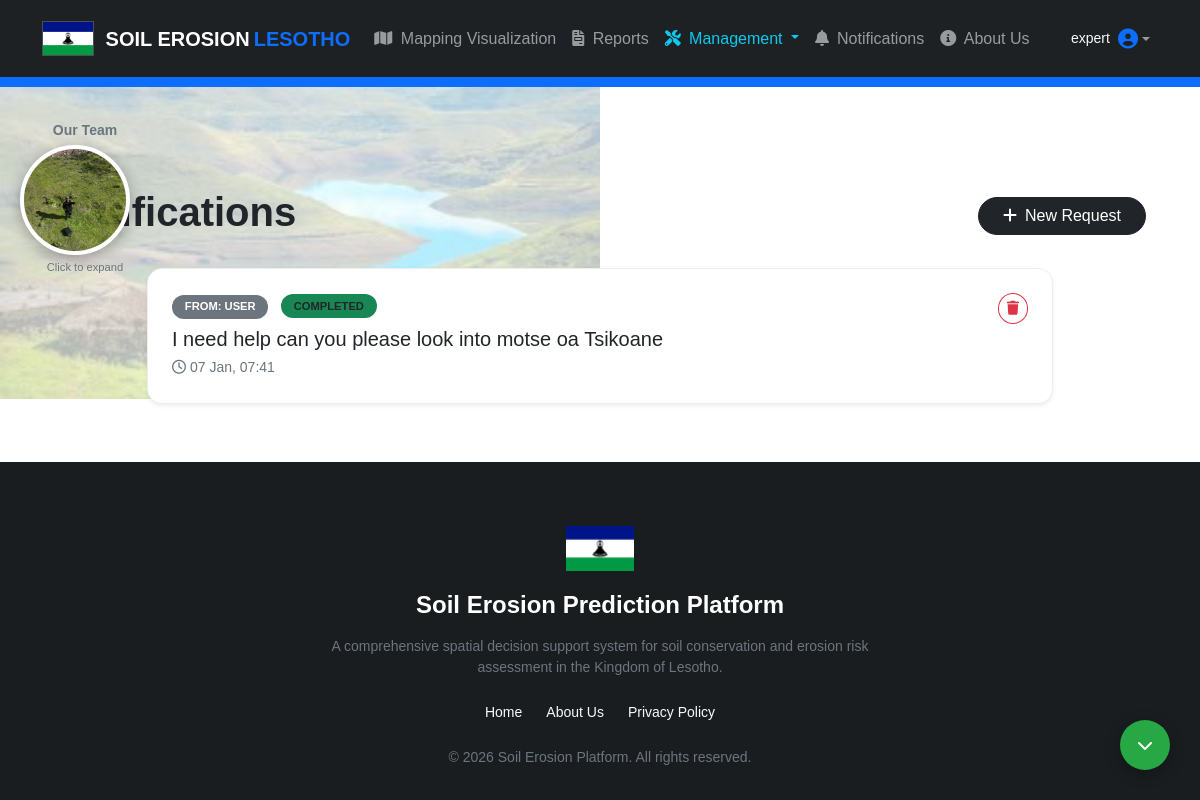
Screenshot of /notifications (signed in) with the database file from the repository.
### app.py (models this page shows)
class Notification(db.Model):
    id = db.Column(db.Integer, primary_key=True)
    sender_id = db.Column(db.Integer, db.ForeignKey('user.id'))
    recipient_role = db.Column(db.String(20))
    content = db.Column(db.Text, nullable=False)
    is_read = db.Column(db.Boolean, default=False)
    is_completed = db.Column(db.Boolean, default=False)
    timestamp = db.Column(db.DateTime, default=datetime.utcnow)
    sender = db.relationship('User', backref='sent_notifications')

class User(db.Model):
    id = db.Column(db.Integer, primary_key=True)
    username = db.Column(db.String(80), unique=True, nullable=False)
    email = db.Column(db.String(120), unique=True, nullable=False) # New Column
    password = db.Column(db.String(200), nullable=False)
    role = db.Column(db.String(20), nullable=False, default='user')

### app.py (the view, shortened to what this page needs)
@app.route('/notifications', methods=['GET', 'POST'])
def notifications():
    logged_in = session.get('logged_in', False)
    if not session.get('logged_in'):
        return redirect(url_for('login'))
    user_id = session.get('user_id')
    role = session.get('role')
    username = session.get('username')
    if role == 'admin':
        notifs = Notification.query.filter(
            (Notification.recipient_role == 'admin') | (Notification.sender_id == user_id)
        ).order_by(Notification.timestamp.desc()).all()
    elif role == 'expert':
        notifs = Notification.query.filter(
            (Notification.recipient_role == 'expert') | (Notification.sender_id == user_id)
        ).order_by(Notification.timestamp.desc()).all()
    else:
        notifs = Notification.query.filter_by(sender_id=user_id).order_by(Notification.timestamp.desc()).all()
    for n in notifs:
        if not n.is_read:
            if n.recipient_role == role or (n.sender_id == user_id and n.is_completed):
                n.is_read = True
    db.session.commit()
    unread_count = len([n for n in notifs if not n.is_read])
    return render_template('notifications.html',
                           notifications=notifs,
                           role=role,
                           user_id=user_id,
                           logged_in=logged_in,
                           unread_count=unread_count,
                           username=username)

### app.py (called while the page is built)
@app.context_processor
def inject_notif_count():
    if session.get('logged_in'):
        role = session.get('role')
        user_id = session.get('user_id')
        count = Notification.query.filter(
            ((Notification.recipient_role == role) | (Notification.sender_id == user_id)),
            (Notification.is_read == False)
        ).count()
        return dict(unread_count=count)
    return dict(unread_count=0)

### templates/notifications.html (shortened to what this page needs)
{% extends "base.html" %}
{% block content %}
<div class="container py-5">
    <div class="d-flex justify-content-between align-items-center mb-4">
        <h1 class="fw-bold">Notifications
        </h1>
        {% if role != 'admin' %}
        <button class="btn btn-dark rounded-pill px-4" data-bs-toggle="modal" data-bs-target="#requestModal">
            <i class="fas fa-plus me-2"></i>New Request
        </button>
        {% endif %}
    </div>
    <div class="row">
        <div class="col-lg-10 mx-auto">
            {% for n in notifications | sort(attribute='timestamp', reverse=True) %}
            <div class="notif-card notif-box shadow-sm {% if not n.is_read %}unread-border{% endif %}">
                <div class="d-flex justify-content-between align-items-start">
                    <div class="flex-grow-1">
                        <div class="mb-2">
                            {% if n.sender_id == user_id %}
                                <span class="badge bg-info text-dark status-badge">Sent by Me</span>
                            {% else %}
                                <span class="badge bg-secondary status-badge">From: {{ n.sender.username }}</span>
                            {% endif %}
                            <span class="ms-2 status-badge {% if n.is_completed %}bg-success{% else %}bg-warning text-dark{% endif %}">
                                {{ 'Completed' if n.is_completed else 'Pending' }}
                            </span>
                        </div>
                        <h5 class="text-dark mb-1">{{ n.content | safe }}</h5>
                        <small class="text-muted">
                            <i class="far fa-clock me-1"></i>{{ n.timestamp.strftime('%d %b, %H:%M') }}
                        </small>
                    </div>
                    <div class="ms-3 d-flex gap-2">
                        {% if role == 'admin' or (role == 'expert' and (n.sender_id == user_id or n.recipient_role == 'expert')) %}
                        <form method="POST" onsubmit="return confirm('Delete this notification?');">
                            <button type="submit" class="btn btn-sm btn-outline-danger rounded-circle">
                                <i class="fas fa-trash"></i>
                            </button>
                        </form>
                        {% endif %}
                    </div>
                </div>
            </div>
            {% else %}
            <div class="text-center py-5">
                <i class="fas fa-inbox fa-3x text-muted mb-3"></i>
                <p class="text-muted">No notifications found.</p>
            </div>
            {% endfor %}
        </div>
    </div>
</div>
{% endblock %}

### templates/base.html (shortened to what this page needs)
<!DOCTYPE html>
<html lang="en">
<head>
    <link rel="stylesheet" href="https://cdnjs.cloudflare.com/ajax/libs/font-awesome/6.0.0/css/all.min.css">
    <link rel="stylesheet" href="{{ url_for('static', filename='css/bootstrap.min.css') }}">
    <link rel="stylesheet" href="{{ url_for('static', filename='css/style.css') }}">
</head>
<body>
    <nav class="navbar navbar-expand-lg navbar-dark fixed-top">
        <div class="container">
            <a class="navbar-brand" href="/">
                <img src="{{ url_for('static', filename='images/flag.png') }}" class="flag-icon" alt="Flag">
                SOIL EROSION <span class="text-primary ms-1">LESOTHO</span>
            </a>
            <div class="collapse navbar-collapse" id="navbarNav">
                <ul class="navbar-nav me-auto">
                    {% if logged_in %}
                    <li class="nav-item"><a class="nav-link" href="/visualization"><i class="fas fa-map me-1"></i> Mapping Visualization</a></li>
                    <li class="nav-item"><a class="nav-link" href="/reports"><i class="fas fa-file-invoice me-1"></i> Reports</a></li>
                    {% if session.get('role') in ['admin', 'expert'] %}
                    <li class="nav-item dropdown">
                        <a class="nav-link dropdown-toggle text-info" href="#" id="mgmtDropdown" role="button" data-bs-toggle="dropdown" aria-expanded="false">
                            <i class="fas fa-tools me-1"></i> Management
                        </a>
                    </li>
                    {% endif %}
                    <li class="nav-item">
                        <a class="nav-link position-relative" href="{{ url_for('notifications') }}">
                            <i class="fas fa-bell me-2"></i>Notifications
                        </a>
                    </li>
                    {% endif %}
                    <li class="nav-item">
                        <a class="nav-link" href="{{ url_for('about') }}">
                            <i class="fas fa-info-circle me-1"></i> About Us
                        </a>
                    </li>
                </ul>
                <ul class="navbar-nav align-items-center">
                    {% if logged_in %}
                        <li class="nav-item dropdown">
                            <a class="nav-link dropdown-toggle d-flex align-items-center" href="#" id="userDropdown" role="button" data-bs-toggle="dropdown">
                                <span class="me-2 d-none d-lg-inline text-light small">{{ username }}</span>
                                <i class="fas fa-user-circle fs-5 text-primary"></i>
                            </a>
                        </li>
                    {% else %}
                        <li class="nav-item"><a class="btn btn-primary btn-sm rounded-pill px-4" href="/login">Login</a></li>
                        <li class="nav-item">
                            <a class=" btn btn-primary btn-sm rounded-pill px-4 text-white" href="{{ url_for('register') }}">Register</a>
                        </li>
                    {% endif %}
                </ul>
            </div>
        </div>
    </nav>
    <div class="team-sidebar d-none d-xl-block">
        <p class="small text-muted mb-1 fw-bold">Our Team</p>
        <div class="team-photo-frame" onclick="openTeamModal()">
            <img id="teamImage" src="{{ url_for('static', filename='images/TeamPhoto1.jpeg') }}" alt="Team">
        </div>
        <p class="small text-muted mt-1" style="font-size: 0.7rem;">Click to expand</p>
    </div>
    <button onclick="scrollToBottom()" id="goToBottom" class="scroll-nav" title="Go to Footer"><i class="fas fa-chevron-down"></i></button>
    <div class="container my-4">
        {% block content %}{% endblock %}
    </div>
    <footer id="main-footer">
        <div class="container text-center">
            <img src="{{ url_for('static', filename='images/flag.png') }}" class="footer-flag" alt="Flag">
            <h4 class="fw-bold mb-3">Soil Erosion Prediction Platform</h4>
            <p class="text-muted small mx-auto mb-4" style="max-width: 600px;">A comprehensive spatial decision support system for soil conservation and erosion risk assessment in the Kingdom of Lesotho.</p>
            <div class="d-flex justify-content-center gap-4 mb-4">
                <a href="/" class="text-light text-decoration-none small">Home</a>
                <a href="/about" class="text-light text-decoration-none small">About Us</a>
                <a href="#" class="text-light text-decoration-none small">Privacy Policy</a>
            </div>
            <p class="text-secondary small mb-0">&copy; 2026 Soil Erosion Platform. All rights reserved.</p>
        </div>
    </footer>
</body>
</html>

### static/style.css (style rules this page uses)
body { font-family: Arial, sans-serif; }
footer { position: fixed; bottom: 0; width: 100%; }

### templates/notifications.html (style rules this page uses)
.notif-card { border-radius: 15px; transition: all 0.3s ease; border-left: 5px solid #dee2e6; }
.status-badge { font-size: 0.7rem; font-weight: 700; padding: 0.4rem 0.8rem; border-radius: 50px; text-transform: uppercase; }
.notif-box { background: #ffffff; border: 1px solid #eee; padding: 1.5rem; margin-bottom: 1rem; }

### rows the page displays
Notification: recipient_role "expert", sender.username "USER", is_completed "COMPLETED", content "I need help can you please look into motse oa Tsikoane", timestamp "07 Jan, 07:41"
